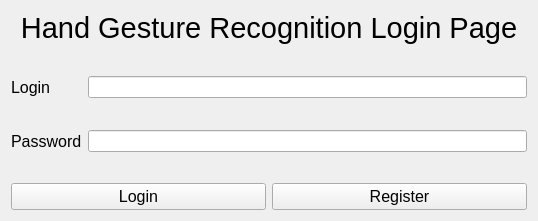
<?xml version="1.0" encoding="UTF-8"?>
<ui version="4.0">
 <class>Form</class>
 <widget class="QWidget" name="Form">
  <property name="geometry">
   <rect>
    <x>0</x>
    <y>0</y>
    <width>538</width>
    <height>221</height>
   </rect>
  </property>
  <property name="windowTitle">
   <string>Form</string>
  </property>
  <layout class="QGridLayout" name="gridLayout">
   <item row="6" column="0">
    <spacer name="verticalSpacer">
     <property name="orientation">
      <enum>Qt::Vertical</enum>
     </property>
     <property name="sizeHint" stdset="0">
      <size>
       <width>20</width>
       <height>40</height>
      </size>
     </property>
    </spacer>
   </item>
   <item row="3" column="0">
    <widget class="QLabel" name="label_2">
     <property name="font">
      <font>
       <pointsize>12</pointsize>
      </font>
     </property>
     <property name="text">
      <string>Login</string>
     </property>
    </widget>
   </item>
   <item row="5" column="0">
    <widget class="QLabel" name="label">
     <property name="font">
      <font>
       <pointsize>12</pointsize>
      </font>
     </property>
     <property name="text">
      <string>Password</string>
     </property>
    </widget>
   </item>
   <item row="3" column="1">
    <widget class="QLineEdit" name="Login_login_LE"/>
   </item>
   <item row="5" column="1">
    <widget class="QLineEdit" name="Login_password_LE"/>
   </item>
   <item row="8" column="0" colspan="2">
    <layout class="QHBoxLayout" name="horizontalLayout">
     <item>
      <widget class="QPushButton" name="Login_login_btn">
       <property name="font">
        <font>
         <pointsize>12</pointsize>
        </font>
       </property>
       <property name="text">
        <string>Login</string>
       </property>
      </widget>
     </item>
     <item>
      <widget class="QPushButton" name="Login_register_btn">
       <property name="font">
        <font>
         <pointsize>12</pointsize>
        </font>
       </property>
       <property name="text">
        <string>Register</string>
       </property>
      </widget>
     </item>
    </layout>
   </item>
   <item row="1" column="0" colspan="2">
    <widget class="QLabel" name="label_3">
     <property name="font">
      <font>
       <pointsize>22</pointsize>
      </font>
     </property>
     <property name="text">
      <string>Hand Gesture Recognition Login Page</string>
     </property>
     <property name="alignment">
      <set>Qt::AlignCenter</set>
     </property>
    </widget>
   </item>
   <item row="2" column="1">
    <spacer name="verticalSpacer_2">
     <property name="orientation">
      <enum>Qt::Vertical</enum>
     </property>
     <property name="sizeHint" stdset="0">
      <size>
       <width>20</width>
       <height>40</height>
      </size>
     </property>
    </spacer>
   </item>
   <item row="4" column="1">
    <spacer name="verticalSpacer_3">
     <property name="orientation">
      <enum>Qt::Vertical</enum>
     </property>
     <property name="sizeHint" stdset="0">
      <size>
       <width>20</width>
       <height>40</height>
      </size>
     </property>
    </spacer>
   </item>
  </layout>
 </widget>
 <resources/>
 <connections/>
</ui>
